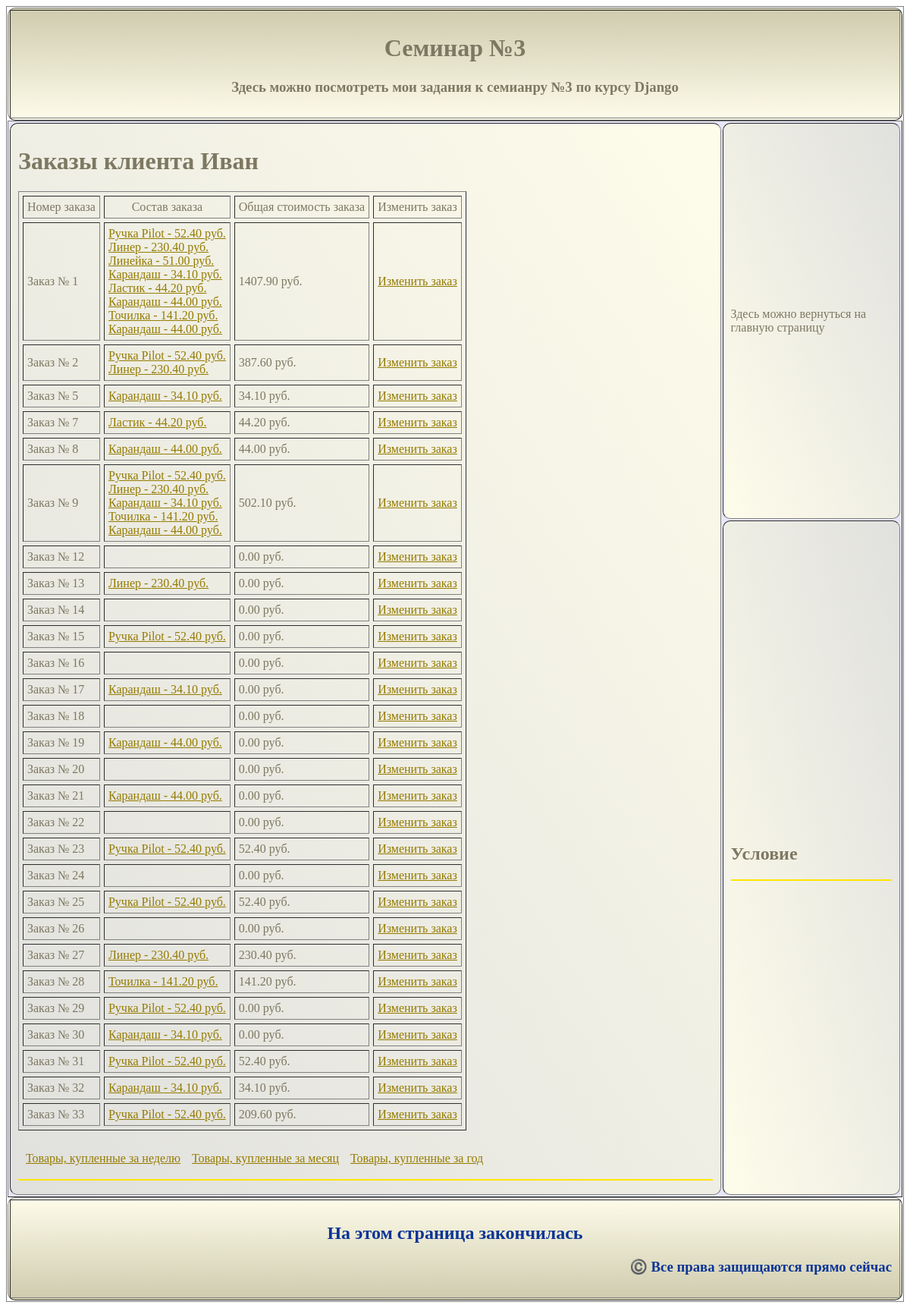
/client/1/, run on the app's committed database.
### hw_app/models.py (models this page shows, shortened)
class Client(models.Model):
    name = models.CharField(max_length=100)
    email = models.EmailField()
    phone = models.CharField(max_length=20)
    adress = models.CharField(max_length=200, default=None)
    date_registration = models.DateField(default=timezone.now)
    def __str__(self) -> str:
        return f'{self.name}'

class Order(models.Model):
    client = models.ForeignKey(Client, on_delete=models.CASCADE)
    goods = models.ManyToManyField(Goods)
    common_price = models.DecimalField(max_digits=100, decimal_places=2, default=0)
    date_create = models.DateField(default=timezone.now)

class Goods(models.Model):
    title = models.CharField(max_length=100)
    description = models.TextField(default=None)
    price = models.DecimalField(max_digits=10, decimal_places=2)
    quantity = models.IntegerField()
    date_adding = models.DateField(default=timezone.now)

### hw_app/views.py (the view)
# urls.py: path('client/<int:client_id>/', views.client_orders, name='client_orders'),
def client_orders(request, client_id):
    client = get_object_or_404(Client, pk=client_id)
    orders = Order.objects.filter(client=client)
    context = {'client': client, 'orders': orders}
    return render(request, 'hw_app/client_orders.html', context)

### hw_app/templates/hw_app/client_orders.html (shortened to what this page needs)
{% extends 'hw_app/base.html' %}
{% block content %}
<h1>Заказы клиента {{ client }}</h1>
    <table border="1" cellpadding="5" cellspacing="5">
        <tr align="center">
            <td>Номер заказа</td>
            <td>Состав заказа</td>
            <td>Общая стоимость заказа</td>
            <td>Изменить заказ</td>
        </tr>
        {% for order in orders %}
            <tr>
                <td> Заказ № {{ order.pk }} </td>
                <td>
                    {% for goods in order.goods.all %}
                    <a href="{% url 'goods_description' goods.pk %}">{{ goods.title }} - {{ goods.price }} руб.</a></br>
                    {% endfor %}
                </td>
                <td>{{ order.common_price }} руб.</td>
                <td><a href="{% url 'change_order' client.pk order.pk %}"> Изменить заказ </a></td>
            </tr>
        {% endfor %}
    </table>
    <table cellpadding="5" cellspacing="5">
        <tr>
            <td>
                <a href="{% url 'orders_term' client.pk 7 %}"> Товары, купленные за неделю </a></br>
            </td>
            <td>
                <a href="{% url 'orders_term' client.pk 30 %}"> Товары, купленные за месяц </a></br>
            </td>
            <td>
                <a href="{% url 'orders_term' client.pk 365 %}"> Товары, купленные за год </a></br>
            </td>
        </tr>
    </table>
{% endblock %}

### hw_app/templates/hw_app/base.html (shortened to what this page needs)
<!DOCTYPE html>
<html lang="ru">
    <head>
    </head>
    <body link="#947b00" vlink="d1b00a" alink="d1b00a">
        <table border="1" align="center" rules="rows" style="width:100%;">
            <tr>
                <td>
                    <table border="1" background="images/168.png" class="gradient_head" cellpadding="10">
                        <tr>
                            <th style = "background-size: cover">
                                <h1>Семинар №3</h1>
                                <h3>Здесь можно посмотреть мои задания к семианру №3 по курсу Django</h3>
                            </th>
                        </tr>
                    </table>
                    <table border="1" bgcolor="#e6e6fa" cellpadding="10" width=100%>
                        <tr>
                            <td rowspan="2" class="gradient_main" valign = "top">
                                {% block content %}{% endblock %}
                                {% block menu %}
                                    <hr color="#ffe500">
                                {% endblock %}
                            </td>
                            <td class="gradient_menu">
                                {% block enter_1 %}
                                Здесь можно вернуться на главную страницу
                                {% endblock %}
                            </td>
                        </tr>
                        <tr>
                            <td class="gradient_menu">
                                {% block enter_2 %}
                                    <h2>Условие</h2>
                                    <hr color="#ffe500">
                                {% endblock %}
                            </td>
                        </tr>
                    </table>
                    <table border="1" class="gradient_footer" height="100" cellpadding="10">
                        <tr>
                            <th>
                                <h2>На этом страница закончилась</h2>
                                <h3 align = "right">©️ Все права защищаются прямо сейчас</h3>
                            </th>
                        </tr>
                    </table>
                </td>
            </tr>
        </table>
    </body>
</html>

### hw_app/templates/hw_app/base.html (style rules this page uses)
.gradient_head { background: #cfcbae; background: linear-gradient(to top, #fefcea, #cfcbae); color: #7d7861; width:100%; border-radius:10px; }
.gradient_main { background: #e0e0de; background: linear-gradient(to bottom left, #fefcea, #e0e0de); color: #7d7861; width:80%; border-radius:10px; }
.gradient_menu { background: #e0e0de; background: linear-gradient(to top right, #fefcea, #e0e0de); color: #7d7861; text-align: left; width:20%; border-radius:10px; }
.gradient_footer { background: #cfcbae; background: linear-gradient(to bottom, #fefcea, #cfcbae); color: #0a3496; width:100%; border-radius:10px; }

### data on the page
Client: name "Иван"
Order: pk "1", common_price "1407.90"
Goods: title "Ручка Pilot", price "52.40"
Goods: title "Линер", price "230.40"
Goods: title "Линейка", price "51.00"
Goods: title "Карандаш", price "34.10"
Goods: title "Ластик", price "44.20"
Goods: title "Карандаш", price "44.00"
Goods: title "Точилка", price "141.20"
Goods: title "Карандаш", price "44.00"
Order: pk "2", common_price "387.60"
Order: pk "5", common_price "34.10"
Order: pk "7", common_price "44.20"
Order: pk "8", common_price "44.00"
Goods: title "Карандаш", price "44.00"
Order: pk "9", common_price "502.10"
Order: pk "12", common_price "0.00"
Order: pk "13", common_price "0.00"
Order: pk "14", common_price "0.00"
Order: pk "15", common_price "0.00"
Order: pk "16", common_price "0.00"
Order: pk "17", common_price "0.00"
Order: pk "18", common_price "0.00"
Order: pk "19", common_price "0.00"
Order: pk "20", common_price "0.00"
Order: pk "21", common_price "0.00"
Order: pk "22", common_price "0.00"
Order: pk "23", common_price "52.40"
Order: pk "24", common_price "0.00"
Order: pk "25", common_price "52.40"
Order: pk "26", common_price "0.00"
Order: pk "27", common_price "230.40"
Order: pk "28", common_price "141.20"
Order: pk "29", common_price "0.00"
Order: pk "30", common_price "0.00"
Order: pk "31", common_price "52.40"
Order: pk "32", common_price "34.10"
Order: pk "33", common_price "209.60"
